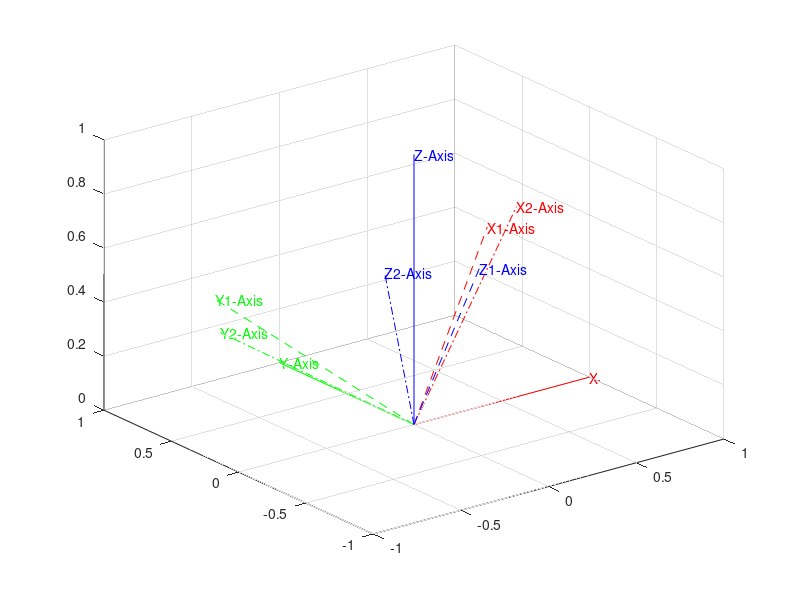

MATLAB code for this plot:
%%
%   Author: Yash Bansod
%   Date: 30th January, 2020  
%
% GitHub: <https://github.com/YashBansod>

%% Clear the environment and the command line
clear;
clc;

%% Define some initial parameters

% Define the origin coordinates
o_x = 0;
o_y = 0;
o_z = 0;

% Define the rotation across various axes
theta_x = 30;
theta_y = 30;
theta_z = 30;

%% Plot the Reference frame

% Plot X axis
X = plot3([o_x, o_x + 1], [o_y, o_y], [o_z, o_z], '-', 'color', 'red');
grid on;
hold on;

% Plot Y axis
Y = plot3([o_x, o_x], [o_y, o_y + 1], [o_z, o_z], '-', 'color', 'green');

% Plot Z axis
Z = plot3([o_x, o_x], [o_y, o_y], [o_z, o_z + 1], '-', 'color', 'blue');

% Add text tags to the ends of the axes
text_x = text(o_x + 1, o_y, o_z, 'X-Axis', 'color', 'red');
text_y = text(o_x, o_y + 1, o_z, 'Y-Axis', 'color', 'green');
text_z = text(o_x, o_y, o_z + 1, 'Z-Axis', 'color', 'blue');

%% Calculate the rotation matrix

% Counter-Clockwise Rotation across X axis
Rx = [  1,                  0 ,                 0;
        0,                  cosd(theta_x),      -sind(theta_x);
        0,                  sind(theta_x),      cosd(theta_x)];
    
% Couter-Clockwise Rotation across Y axis
Ry = [  cosd(theta_y),      0,                  -sind(theta_y);
        0,                  1,                  0;           
        sind(theta_y),      0,                  cosd(theta_y)];
    
% Couter-Clockwise Rotation across Z axis
Rz = [  cosd(theta_z),      -sind(theta_z),     0;
        sind(theta_z),      cosd(theta_z),      0;
        0,                  0,                  1];
    
%% Calculate Overall Rotation matrix

% Rotation Matrix 1 = Rotation across X followed by Y followed by Z axis
R_1 = Rz * Ry * Rx;

% Rotation Matrix 2 = Rotation across Z followed by Y followed by X axis
R_2 = Rx * Ry * Rz;

%% Plot the Frame after applying Rotation Matrix 1 to Reference Frame
X_1 = plot3([o_x, o_x + R_1(1, 1)], [o_y, o_y + R_1(2, 1)], [o_z, o_z + R_1(3, 1)], '--', 'color', 'red');
Y_1 = plot3([o_x, o_x + R_1(1, 2)], [o_y, o_y + R_1(2, 2)], [o_z, o_z + R_1(3, 2)], '--', 'color', 'green');
Z_1 = plot3([o_x, o_x + R_1(1, 3)], [o_y, o_y + R_1(2, 3)], [o_z, o_z + R_1(3, 3)], '--', 'color', 'blue');

text_x_1 = text(o_x + R_1(1, 1), o_y + R_1(2, 1), o_z + R_1(3, 1), 'X1-Axis', 'color', 'red');
text_y_1 = text(o_x + R_1(1, 2), o_y + R_1(2, 2), o_z + R_1(3, 2), 'Y1-Axis', 'color', 'green');
text_z_1 = text(o_x + R_1(1, 3), o_y + R_1(2, 3), o_z + R_1(3, 3), 'Z1-Axis', 'color', 'blue');

%% Plot the Frame after applying Rotation Matrix 2 to Reference Frame
X_2 = plot3([o_x, o_x + R_2(1, 1)], [o_y, o_y + R_2(2, 1)], [o_z, o_z + R_2(3, 1)], '-.', 'color', 'red');
Y_2 = plot3([o_x, o_x + R_2(1, 2)], [o_y, o_y + R_2(2, 2)], [o_z, o_z + R_2(3, 2)], '-.', 'color', 'green');
Z_2 = plot3([o_x, o_x + R_2(1, 3)], [o_y, o_y + R_2(2, 3)], [o_z, o_z + R_2(3, 3)], '-.', 'color', 'blue');

text_x_2 = text(o_x + R_2(1, 1), o_y + R_2(2, 1), o_z + R_2(3, 1), 'X2-Axis', 'color', 'red');
text_y_2 = text(o_x + R_2(1, 2), o_y + R_2(2, 2), o_z + R_2(3, 2), 'Y2-Axis', 'color', 'green');
text_z_2 = text(o_x + R_2(1, 3), o_y + R_2(2, 3), o_z + R_2(3, 3), 'Z2-Axis', 'color', 'blue');
